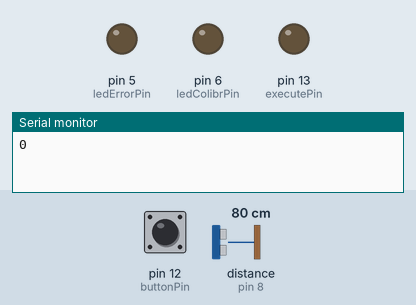
Simulated run of this sketch. Board: Arduino Uno, built with avr-gcc and run on an emulated ATmega328P. Parts: output pins drawn as LEDs (lit = HIGH), the last lines printed to the serial monitor. Dashed ring = blinking. The inputs (shaded band) are chosen by the test bench; at power-on: distance to the obstacle (sensor on pin 8) 80 cm, pin 12 (buttonPin) LOW. The echo pulse lasts 58.3 µs per cm.

Above: at 3.2 s.
3.3 s: distance to the obstacle (sensor on pin 8) set to 2 cm
At 4.3 s:
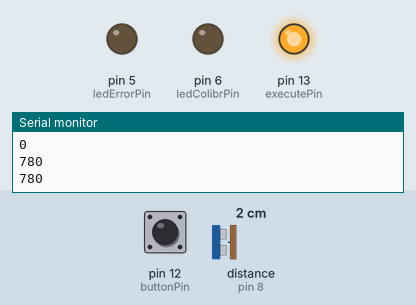
5.5 s: pin 12 (buttonPin) pulled HIGH for 0.15 s
At 5.65 s:
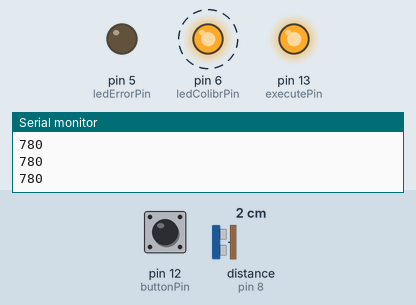
8.5 s: distance to the obstacle (sensor on pin 8) set to 4 cm
At 9.3 s:
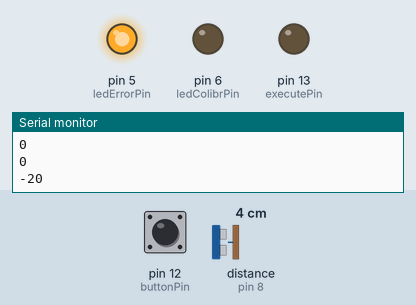
10.5 s: pin 12 (buttonPin) pulled HIGH for 1 s
At 10.65 s:
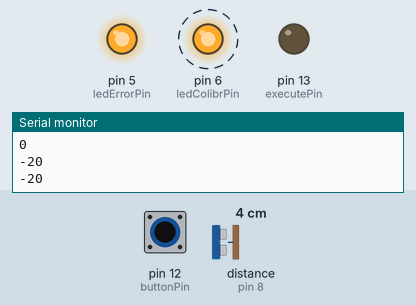
13.5 s: pin 12 (buttonPin) pulled HIGH for 3.2 s
At 13.65 s:
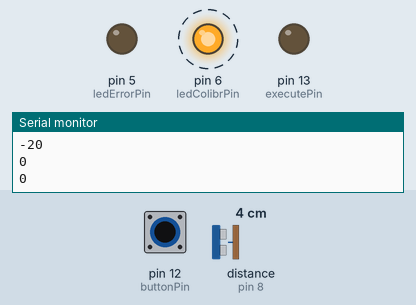
18.2 s: distance to the obstacle (sensor on pin 8) set to 9 cm
At 19.3 s:
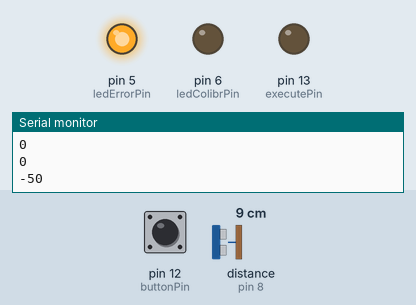
Timing chart, 0 to 21.2 s (numbered marks = the images above; inputs shaded):
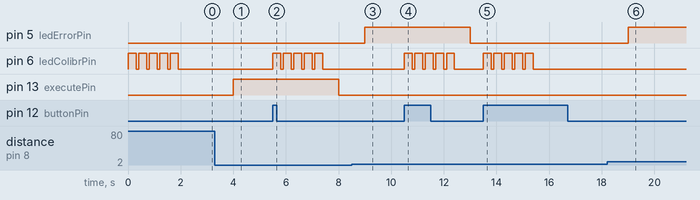

The sketch:

ultrasonic.ino
```cpp
#include <HCSR04.h>
#define trigPin 7
#define echoPin 8
#define buttonPin 12
#define executePin 13   //pin execute device
#define ledColibrPin 6  //pin info of process colibration
#define ledErrorPin 5   //pin info error of ground level
#define levelEquel 5    //response threshold

UltraSonicDistanceSensor distanceSensor(trigPin, echoPin);  // Initialize sensor
int level;            //level of ground
int distance;
int dDistance;       //delta distance
boolean button, lastButton;   //value button colibration
bool    executeVal;           //value  execute device
bool    ledColibr;

void setup ()
{
  pinMode(buttonPin, INPUT);
  pinMode(executePin, OUTPUT);
  pinMode(ledColibrPin, OUTPUT);
  pinMode(ledErrorPin, OUTPUT);
  Serial.begin(9600);  // We initialize serial connection so that we could print values from sensor.
  level = int (distanceSensor.measureDistanceCm()*10);
  colibrLed();
}

void loop ()
{
    button = digitalRead(buttonPin);
    if (button)
    {
      if (!lastButton)
      {
        lastButton = true;
        level = int (distanceSensor.measureDistanceCm()*10);
        colibrLed();
        delay(5);
      };
    }
    else
    {
      lastButton = false;
    }

    digitalWrite(executePin, isExecuteBurn());  //control execute device
    digitalWrite(ledErrorPin, isError()); //control device inform error of ground level
}

//method return - is burning to execute device
bool isExecuteBurn()
{
  if (millis()%1000 == 0) // Every 1 second, do a measurement using the sensor and print the distance in centimeters.
  {
    distance = int (distanceSensor.measureDistanceCm()*10);  //translate to millimeter
    dDistance = level - distance;
    Serial.println(dDistance);              //debug info at console
  }
  return dDistance > levelEquel;
}

//method return - is Error of ground level
bool isError()
{
  return dDistance < -levelEquel;
}

//procedure turn on led - it's OK
void colibrLed (){
  for(int i=0; i<5; i++){
    digitalWrite(ledColibrPin, HIGH);
    delay(300);
    digitalWrite(ledColibrPin, LOW);
    delay(100);
  }
}
```

Measured:
- after the input at 3.3 s, pin 13 (executePin): LOW → HIGH after 0.70 s
- after the input at 5.5 s, pin 6 (ledColibrPin): alternates HIGH for 0.30 s and LOW for 0.10 s, 10 changes in all, then stays LOW, starting at once; pin 13 (executePin): HIGH → LOW after 2.5 s
- after the input at 8.5 s, pin 5 (ledErrorPin): LOW → HIGH after 0.50 s
- after the input at 10.5 s, pin 5 (ledErrorPin): HIGH → LOW after 2.5 s; pin 6 (ledColibrPin): alternates HIGH for 0.30 s and LOW for 0.10 s, 10 changes in all, then stays LOW, starting at once
- after the input at 13.5 s, pin 6 (ledColibrPin): alternates HIGH for 0.30 s and LOW for 0.10 s, 10 changes in all, then stays LOW, starting at once
- after the input at 18.2 s, pin 5 (ledErrorPin): LOW → HIGH after 0.80 s
